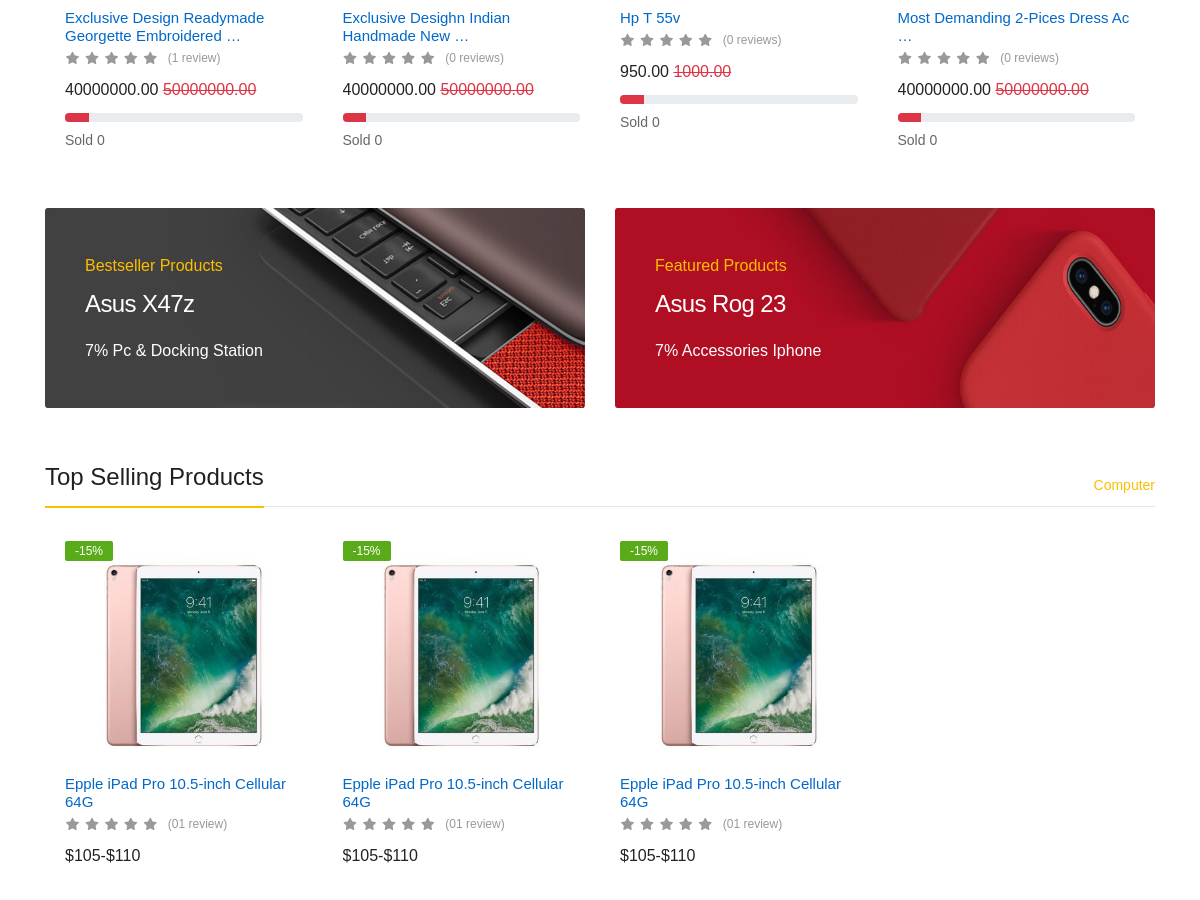
Before: / (middle part) with the older database file.
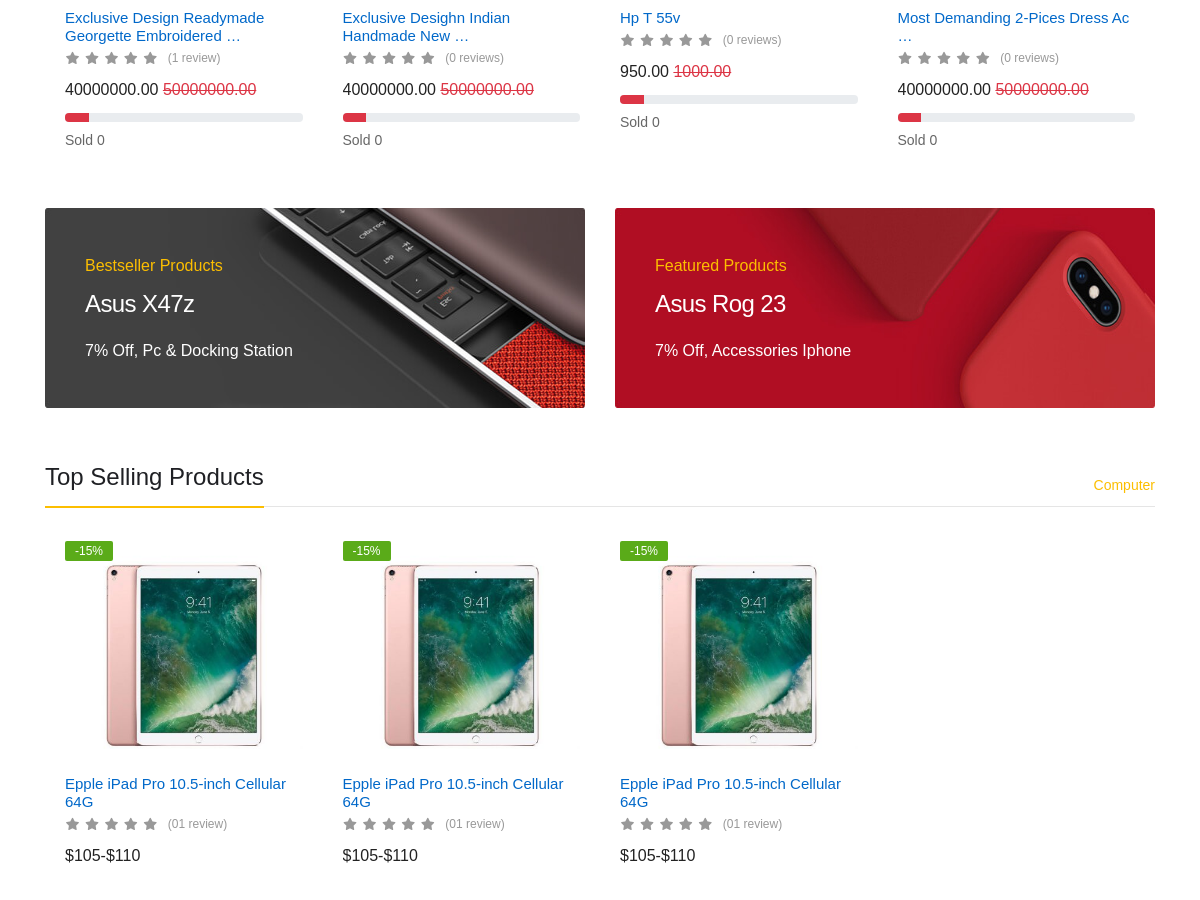
After: the same page with the newer database file.
### store/models.py (models this page shows, shortened)
class ImageTagMixin(models.Model):
    class Meta:
        abstract = True

class Slider(ImageTagMixin):
    product = models.ForeignKey(Product, on_delete=models.CASCADE)
    title = models.CharField(max_length=150, unique=True)
    sub_title = models.CharField(max_length=150, blank=True, null=True)
    image = models.ImageField(upload_to='sliders/%Y/%m/%d/', default='defaults/default.jpg')
    status = models.CharField(max_length=8, choices=STATUS_CHOICES, default='active')
    slider_type = models.CharField(max_length=10, choices=SLIDER_TYPE_CHOICES, default='none')
    created_date = models.DateTimeField(auto_now_add=True)
    updated_date = models.DateTimeField(auto_now=True)
    class Meta:
        ordering = ['id']
        verbose_name_plural = '08. Sliders'

class Product(ImageTagMixin):
    category = models.ForeignKey(Category, related_name='products', on_delete=models.CASCADE)
    brand = models.ForeignKey(Brand, related_name='products', on_delete=models.CASCADE)
    title = models.CharField(max_length=150, unique=True)
    slug = models.SlugField(max_length=150, unique=True, blank=True)
    old_price = models.DecimalField(max_digits=150, decimal_places=2, default=Decimal('1000.00'))
    sale_price = models.DecimalField(max_digits=150, decimal_places=2, default=Decimal('1000.00'))
    available_stock = models.PositiveIntegerField(validators=[MaxValueValidator(10000)], default=0)
    discount_percent = models.PositiveIntegerField(validators=[MinValueValidator(0), MaxValueValidator(100)], default=0)
    keyword = models.TextField(default='N/A')
    description = models.TextField(default='N/A')
    image = models.ImageField(upload_to='products/%Y/%m/%d/', default='defaults/default.jpg')
    deadline = models.DateTimeField(blank=True, null=True)
    is_deadline = models.BooleanField(default=False)
    is_featured = models.BooleanField(default=False)
    sold = models.PositiveIntegerField(default=0)
    status = models.CharField(max_length=8, choices=STATUS_CHOICES, default='active')
    created_date = models.DateTimeField(auto_now_add=True)
    updated_date = models.DateTimeField(auto_now=True)
    class Meta:
        ordering = ['id']
        verbose_name_plural = '03. Products'

### store/views.py (the view)
# urls.py: path('', HomeView.as_view(), name='home'),
@method_decorator(never_cache, name='dispatch')
class HomeView(generic.View):
    def get(self, request):
        sliders = Slider.objects.filter(status='active')[:4]
        feature_sliders = Slider.objects.filter(status='active', slider_type='feature')[:4]
        add_sliders = Slider.objects.filter(status='active', slider_type='add')[:4]
        acceptance_payments = AcceptancePayment.objects.filter(status='active')[:4]
        cates = Category.objects.filter(
            status='active',
            children__isnull=True,
            is_featured=True
        ).distinct()[:3]
        top_deals = Product.objects.filter(
            status='active',
            is_deadline=True,
            deadline__gte=timezone.now()
        ).annotate(avg_rate=Avg('reviews__rate')).order_by('deadline')[:5]
        first_top_deal = top_deals.first()
        featured_products = Product.objects.filter(
            status='active',
            is_featured=True
        ).annotate(avg_rate=Avg('reviews__rate'))[:5] # related new field add this method
        logger.info(
            f"User {request.user if request.user.is_authenticated else 'Anonymous'} visited Home page. "
            f"Sliders: {sliders.count()}, Feature Sliders: {feature_sliders.count()}, Add Sliders: {add_sliders.count()}, "
            f"AcceptancePayments: {acceptance_payments.count()}, Categories: {cates.count()}, "
            f"Top Deals: {top_deals.count()}, Featured Products: {featured_products.count()}"
        )
        context = {
            'sliders': sliders,
            'features_sliders': feature_sliders,
            'add_sliders': add_sliders,
            'acceptance_payments': acceptance_payments,
            'cates': cates,
            'top_deals': top_deals,
            'featured_products': featured_products,
            'first_top_deal': first_top_deal,
        }
        return render(request, 'store/home.html', context)

### store/context_processors.py (called while the page is built)
def store_context(request):
    categories = Category.objects.filter(parent=None, status='active').prefetch_related(
        'children',              # Level 1
        'children__children'     # Level 2
    )
    cats =  Category.objects.filter(status='active')
    return {'categories': categories, 'cats': cats}

### templates/store/home.html (shortened to what the changed rows need)
{% extends 'base.html' %}
{% load static %}
{% block main_content %}
<section class="banner__area banner__area-d pb-10">
    <div class="container">
        <div class="row">
            {% if add_sliders %}
            {% for add_slider in add_sliders %}
                <div class="col-xl-6 col-lg-6 col-md-12">
                <div class="banner__item p-relative w-img mb-30">
                    <div class="banner__img">
                        <a href="product-details.html">
                            <img src="{{add_slider.image.url}}" alt="{{add_slider.product.title|title}}">
                        </a>
                    </div>
                    <div class="banner__content">
                        <span>{{add_slider.title|title}}</span>
                        <h6><a href="product-details.html">{{add_slider.product.title|title|truncatewords:5}}</a></h6>
                         <P> {{add_slider.product.discount_percent}}% {{add_slider.sub_title|title|truncatewords:5}}</p>
                    </div>
                </div>
            </div>
            {% endfor %}
            {% else %}
            <p> No Add Found </p>
            {% endif %}
        </div>
    </div>
</section>
{% endblock main_content %}

Changed rows visible on the page:
changed Slider "Bestseller Products": sub_title "Pc & Docking Station" → "Off, Pc & Docking Station"
changed Slider "Featured Products": sub_title "Accessories Iphone" → "Off, Accessories Iphone"
